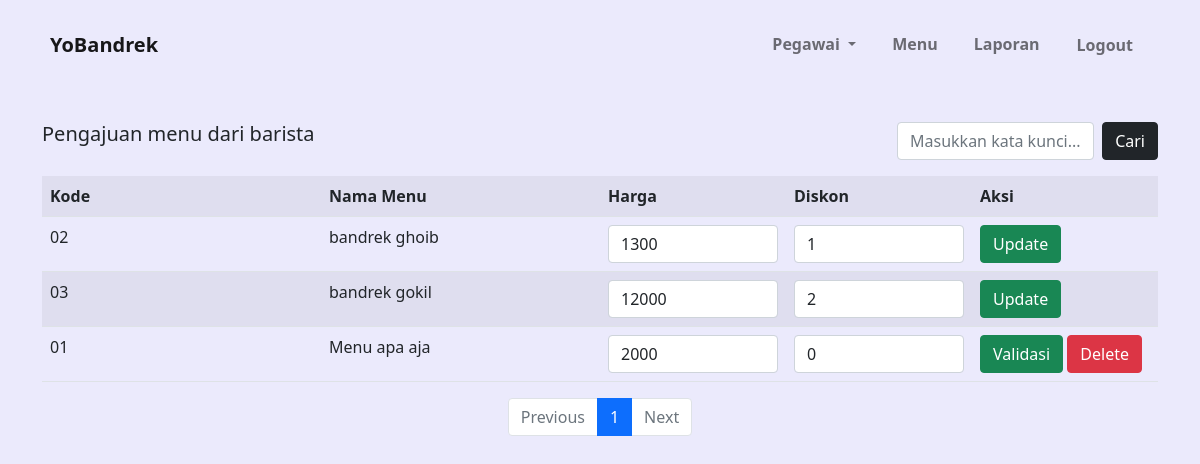
Before: /?page=validasimenu (signed in) with the older database file.
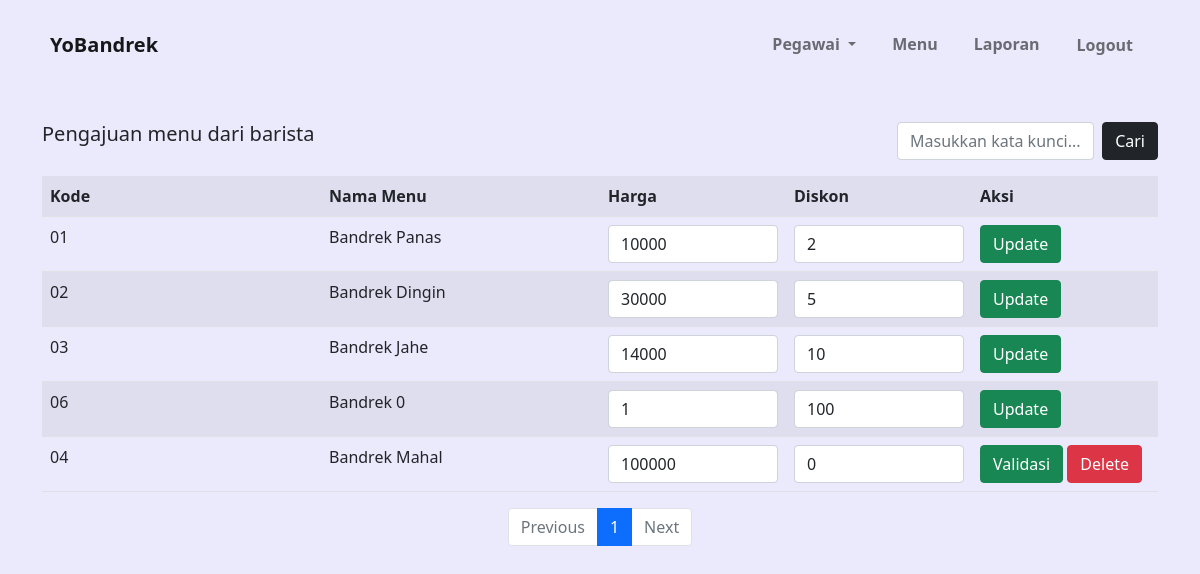
After: the same page with the newer database file.
### tables this page shows
CREATE TABLE `data_menu` (
  `kode_menu` varchar(11) NOT NULL,
  `nama` varchar(24) NOT NULL,
  `jenis` enum('panas','dingin') NOT NULL,
  `harga` double NOT NULL,
  `keterangan` enum('divalidasi','blm divalidasi') NOT NULL,
  `status` enum('tersedia','tidak tersedia') NOT NULL DEFAULT 'tidak tersedia',
  `diskon` int(11) DEFAULT '0',
  `stok` int(20) NOT NULL DEFAULT '0'
);

### index.php (called while the page is built, shortened)
<?php
 require "includes/functions.php";
?>
<?php
if (isset($_GET['page'])) {
    $page = isset($_GET['page']) ? $_GET['page'] : "";
    $error = isset($_GET['page']) ? $_GET['page'] : "";
    if ($page == 'aksilogin'||$error == 1||$error == 2||$error == 3 ||$error == 4) {
        require 'aksilogin.php';
    } elseif ($page == 'owner') {
        require 'owner/f200.php';
    } elseif ($page == 'listpegawai') {
        require 'owner/f201.php';
    } elseif ($page == 'tambahpegawai') {
        require 'owner/f202.php';
    } elseif ($page == 'editpegawai') {
        require 'owner/f203.php';
    }elseif ($page == 'hapuspegawai') {
        require 'owner/hapusdatapegawai.php';
    } elseif ($page == 'validasimenu') {
        require 'owner/f204.php';
    }elseif ($page == 'hapusmenu') {
        require 'owner/hapusmenu.php';
    } elseif ($page == 'laporankeuangan') {
        require 'owner/f205.php';
    } elseif ($page == 'kasir') {
        require 'kasir/f210.php';
    } elseif ($page == 'listdatabayar') {
        require 'kasir/f211.php';
    } elseif ($page == 'pembayaran') {
        require 'kasir/f212.php';
    } elseif ($page == 'laporan') {
        require 'kasir/f213.php';
    } elseif ($page == 'detaillaporan') {
        require 'kasir/f214.php';
    } elseif ($page == 'barista') {
        require 'barista/f220.php';
    } elseif ($page == 'listmenub') {
        require 'barista/f221.php';
    } elseif ($page == 'tambahrekomendasi') {
        require 'barista/f222.php';
    } elseif ($page == 'listpemesanan') {
        require 'barista/f223.php';
    } elseif ($page == 'pelayan') {
        require 'pelayan/f230.php';
    } elseif ($page == 'listmenup') {
        require 'pelayan/f231.php';
    } elseif ($page == 'listmeja') {
        require 'pelayan/f232.php';
    } elseif ($page == 'pemesanan') {
        require 'pelayan/f233.php';
    } elseif ($page == 'tambahmeja') {
        require 'pelayan/f234.php';
    } elseif ($page == 'editmeja') {
        require 'pelayan/f235.php';
    }elseif ($page == 'hapusmeja') {
        require 'pelayan/hapusmeja.php';
    } elseif ($page == 'tambahpemesanan') {
        require 'pelayan/f236.php';
    } elseif ($page == 'editpemesanan') {
        require 'pelayan/f237.php';
    } elseif ($page == 'logout') {
        require 'logout.php';
    } else {
        require 'login.php';
    }
} else {
    require 'login.php';
}
?>

### includes/functions.php (called while the page is built, shortened)
<?php
function dbConnect(){
    $db = new mysqli("localhost", "root", "", "yobandrek");
    return $db;
}
function getListValidasiMenu($halaman_awal=Null, $batas=Null, $tipe="semua", $cari=Null)
{
    $db = dbConnect();
    if ($db->connect_errno == 0) {
        if ($tipe=="semua")
            $sql = "SELECT * FROM data_menu ORDER BY keterangan asc ".(($halaman_awal==Null&&$batas==Null) ? "" : "limit $halaman_awal, $batas");
        else
            $sql = "SELECT * FROM data_menu WHERE nama like '%$cari%' ORDER BY keterangan asc ".(($halaman_awal==Null&&$batas==Null) ? "" : "limit $halaman_awal, $batas");
        $res = $db->query($sql);
        if ($res) {
            $data = $res->fetch_all(MYSQLI_ASSOC);
            return $data;
        } else
            return FALSE;
    } else
        return FALSE;
}
?>

### owner/f204.php (the view, shortened to what this page needs)
<?php
include 'includes/owner__navbar.php';
?>
<div class="container mt-5">
    <div class="row">
        <div class="col-6 col-md-9">
            <h5>Pengajuan menu dari barista</h5>
        </div>
        <div class="col-6 col-md-3">
            <form class="d-flex justify-end" action="" method="GET">
                <input class="form-control me-2" type="text" name="dicari" placeholder="Masukkan kata kunci..." aria-label="Search" value="<?php echo isset($_GET["dicari"]) ? $_GET["dicari"] : ""; ?>">
                <input class="btn btn-dark" type="submit" value="Cari">
            </form>
        </div>
    </div>
</div>
<div class="container mt-3">
    <table class="table table-striped table-hover">
        <tr>
            <th class="col-md-3">Kode</th>
            <th class="col-md-3">Nama Menu</th>
            <th class="col-md-2">Harga</th>
            <th class="col-md-2">Diskon</th>
            <th class="col-md-2">Aksi</th>
        </tr>
        <?php
        if (!isset($_GET["dicari"])) {
                $tipe = "semua";
                $cari = Null;
            } else {
                $tipe = "cari";
                $cari = $_GET["dicari"];
                if ($cari=="")
                    $tipe = "semua";
            }
            $batas=10;
            $data_pegawai = getListValidasiMenu(Null,Null,$tipe,$cari);
            $halaman = (isset($_GET['halaman']))?(int)$_GET['halaman'] : 1;
            $halaman_awal = ($halaman>1) ? ($halaman * $batas) - $batas : 0;
            $previous = $halaman - 1;
            $next = $halaman + 1;
            $jumlah_data = count($data_pegawai);
            $total_halaman = ceil($jumlah_data / $batas);
            $databaris = getListValidasiMenu($halaman_awal,$batas,$tipe,$cari);
            $no = $halaman_awal+1;
        foreach ($databaris as $out) { ?>
        <tr>
            <td><?php echo $out["kode_menu"];?></td>
            <td><?php echo $out['nama'];?></td>
            <td>
                <form class="d-flex justify-end" method="POST">
                    <input class="form-control" name="harga" value="<?php echo $out['harga'];?>">
            </td>
            <td>
                    <input class="form-control" name="diskon" value="<?php echo $out['diskon'];?>">
            </td>
            <td>
                <input type="submit" name="status" value="<?php echo $out['keterangan']=="divalidasi"?"Update":"Validasi"; ?>" class="btn btn-success">
                <?php
                    if ($out['keterangan']=="blm divalidasi") {
                        ?>
                            <a href="?page=hapusmenu&onmenu=<?php echo $out['kode_menu'];?>" class="btn btn-danger">Delete</a>
                        <?php
                    }
                 ?>
            </td>
        </tr><?php $no++;} ?>
    </table>
    <nav aria-label="Page navigation example">
        <ul class="pagination justify-content-center">
              <li class="page-item <?php if($halaman==1) echo "disabled"; ?>"><a class="page-link" <?php if($halaman > 1){ echo "href='?page=validasimenu&halaman=$previous&dicari=$cari'"; } ?>>Previous</a></li>
              <?php
              for($x=1;$x<=$total_halaman;$x++){
               ?>
              <li class="page-item <?php if($halaman==$x) echo "active"; ?>"><a class="page-link" href="?page=validasimenu&halaman=<?php echo $x."&dicari=".$cari ?>"><?php echo $x; ?></a></li>
              <?php
              }
               ?>
              <li class="page-item <?php if($halaman>=$total_halaman) echo "disabled"; ?>"><a  class="page-link" <?php if($halaman < $total_halaman) { echo "href='?page=validasimenu&halaman=$next&dicari=$cari'"; } ?>>Next</a></li>
            </ul>
    </nav>
</div>

### includes/owner__navbar.php (shortened to what this page needs)
<div class="container">
    <nav class="navbar navbar-expand-lg navbar-light mt-3 ps-2 pe-3  rounded">
        <a class="navbar-brand" href="?page=owner">YoBandrek</a>
        <div class="collapse navbar-collapse" id="navbarNavDropdown">
            <ul class="navbar-nav ms-auto text-center">
                <li class="nav-item dropdown">
                    <a class="nav-link dropdown-toggle" href="#" id="navbarDropdownMenuLink" role="button" data-bs-toggle="dropdown" aria-expanded="false">
                        Pegawai
                    </a>
                </li>
                <li class="nav-item">
                    <a class="nav-link" href="?page=validasimenu">Menu</a>
                </li>
                <li class="nav-item">
                    <a class="nav-link" href="?page=laporankeuangan">Laporan</a>
                </li>
                <li class="nav-item">
                    <a class="nav-link btn" data-bs-toggle="modal" data-bs-target="#konfirmasi">Logout</a>
                </li>
            </ul>
        </div>
    </nav>
</div>

### assets/css/style.css (style rules this page uses)
body { background-color: #ebeafc; }
.navbar-brand, .navbar-collapse ul li a { font-weight: 600; }
.navbar-nav li { padding-left: 20px; }
.table-striped tr td { cursor: pointer; }

Changed rows visible on the page:
changed data_menu id 01: nama "Menu apa aja" → "Bandrek Panas"; harga "2000" → "10000"; diskon "0" → "2"; status "Validasi" → "Update"; no longer shows "Delete"; moves up the list
changed data_menu id 02: nama "bandrek ghoib" → "Bandrek Dingin"; harga "1300" → "30000"; diskon "1" → "5"
changed data_menu id 03: nama "bandrek gokil" → "Bandrek Jahe"; harga "12000" → "14000"; diskon "2" → "10"
added data_menu: kode_menu "06", nama "Bandrek 0", harga "1", diskon "100", status "Update"
added data_menu: kode_menu "04", nama "Bandrek Mahal", harga "100000", diskon "0", status "Validasi"
